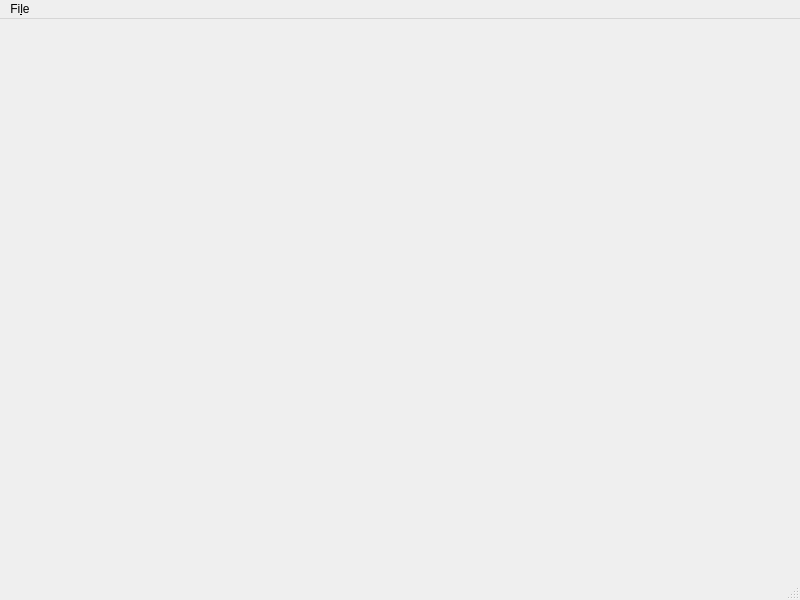
<?xml version="1.0" encoding="UTF-8"?>
<ui version="4.0">
 <class>MainWindow</class>
 <widget class="QMainWindow" name="MainWindow">
  <property name="geometry">
   <rect>
    <x>0</x>
    <y>0</y>
    <width>800</width>
    <height>600</height>
   </rect>
  </property>
  <property name="windowTitle">
   <string>MainWindow</string>
  </property>
  <widget class="QWidget" name="centralwidget"/>
  <widget class="QMenuBar" name="menubar">
   <property name="geometry">
    <rect>
     <x>0</x>
     <y>0</y>
     <width>800</width>
     <height>22</height>
    </rect>
   </property>
   <widget class="QMenu" name="menuFile">
    <property name="title">
     <string>Fi&amp;le</string>
    </property>
    <addaction name="actionOpen_siamese_model"/>
    <addaction name="actionSelect_dataset"/>
    <addaction name="actionQuit"/>
   </widget>
   <addaction name="menuFile"/>
  </widget>
  <widget class="QStatusBar" name="statusbar"/>
  <action name="actionOpen_siamese_model">
   <property name="text">
    <string>&amp;Open siamese model or results</string>
   </property>
  </action>
  <action name="actionQuit">
   <property name="text">
    <string>&amp;Quit</string>
   </property>
  </action>
  <action name="actionSelect_dataset">
   <property name="text">
    <string>Select dataset</string>
   </property>
  </action>
 </widget>
 <resources/>
 <connections/>
</ui>
